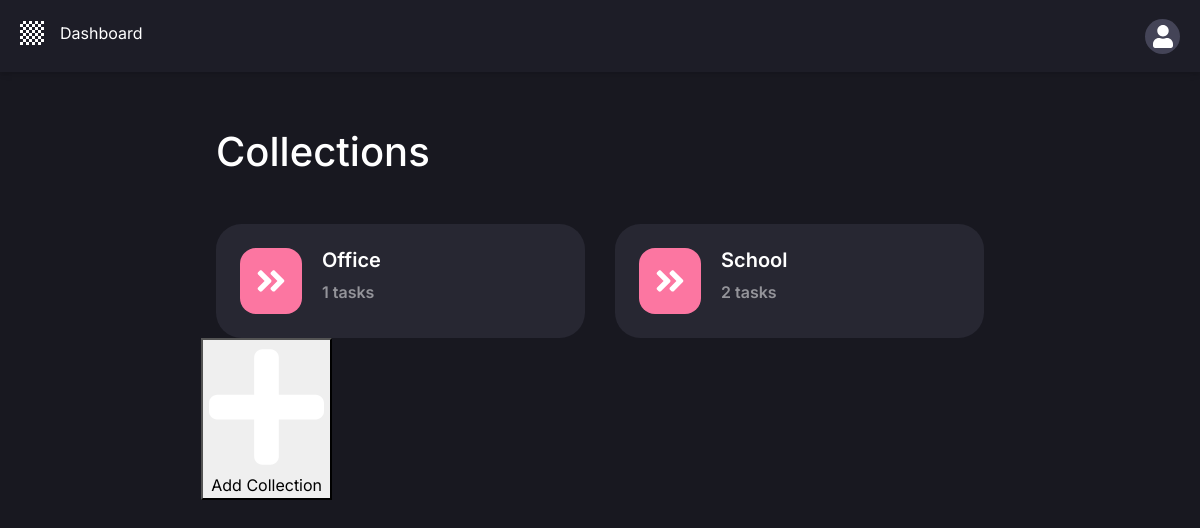
Page /dashboard/ (signed in) on the earlier database version.
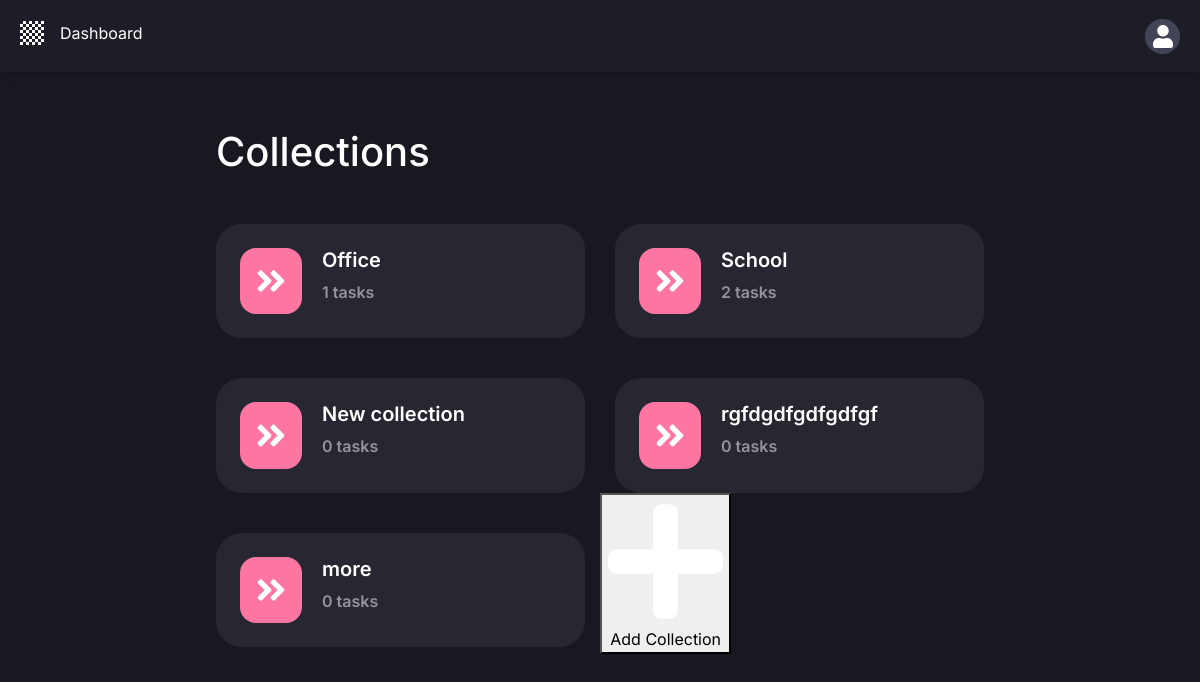
Same page on the later database version.
### todolist/models.py (models this page shows, shortened)
class Collection(models.Model):
    user = models.ForeignKey(User, on_delete=models.CASCADE, null=True)
    collection_name = models.TextField(null=True)

### todolist/views.py (the view)
# urls.py: path('dashboard/', views.dashboard, name='dashboard'),
def dashboard(request, *args, **kwargs):
    newcollection = CollectionCreationForm()
    if request.method == 'POST':
        newcollection = CollectionCreationForm(request.POST)
        if newcollection.is_valid():
            newcollection.user = request.user
            newcollection.save()
    collections = Collection.objects.filter(user=request.user).all()  # show data only login users
    context = {'collections': collections, 'newcollection': newcollection}
    return render(request, 'dashboard.html', context)

### Templates/dashboard.html (shortened to what this page needs)
{% extends 'dashboard_base.html' %}
{% load static %}
{% block content %}
    <section class="collection">
        <h1>Collections</h1>
        <div class="row">
            {% for collection in collections %}
                <div class="col-6">
                    <div class="collection-item-wrapper">
                        <a href="{% url 'single_collection' collection.id %}" class="collection-item">
                            <div class="collection-item-icon">
                                <img src="{% static 'images/right-arrow.svg' %}"
                                     class="d-inline-block align-top" alt="">
                            </div>
                            <div class="collection-item-content">
                                <h2>{{ collection.collection_name }}</h2>
                                <p>{{ collection.task_set.all.count }} tasks</p>
                            </div>
                        </a>
                    </div>
                </div>
            {% endfor %}
            <button class="add-collection" data-toggle="modal" data-target="#collectionCreateModal">
                <img src="{% static 'images/plus.svg' %}"
                     class="d-inline-block align-top" alt="">
                <span>Add Collection</span>
            </button>
        </div>
    </section>
{% endblock %}

Differences in the rows shown:
added Collection: collection_name "New collection", task_set.all.count "0"
added Collection: collection_name "rgfdgdfgdfgdfgf", task_set.all.count "0"
added Collection: collection_name "more", task_set.all.count "0"
